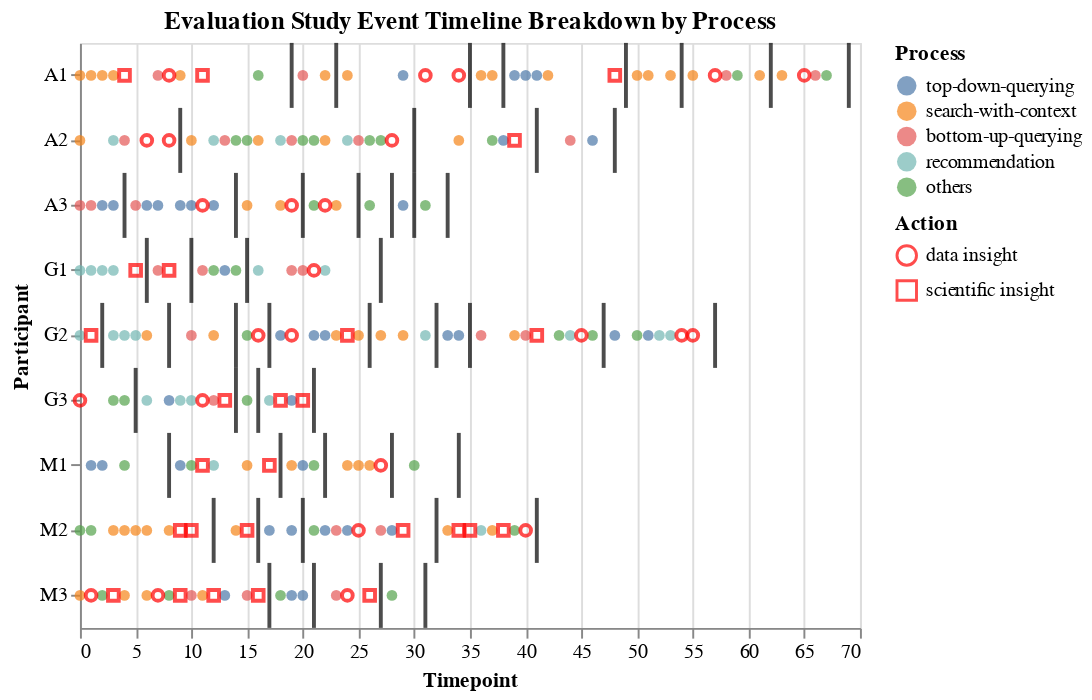

Notebook code cell kept with this figure:
### Code cell
chart = process_chart+ break_chart + insight_chart
chart.title="Evaluation Study Event Timeline Breakdown by Process"
chart

### Figure 1 — Vega-Lite specification as saved in the notebook (floating-point values rounded to 4 significant figures; data arrays with more than 128 entries replaced by an {"elided": "..."} marker saying what was removed)
{"$schema": "https://vega.github.io/schema/vega-lite/v2.6.0.json", "config": {"view": {"height": 300, "width": 400}}, "datasets": {"data-0384c290eb7d61cb6d3b63ec2c1a25e7": [{"Action": "data insight", "action": "ID", "t": 0, "user": "G3"}, {"Action": "scientific insight", "action": "IS", "t": 1, "user": "G2"}, {"Action": "data insight", "action": "ID", "t": 1, "user": "M3"}, {"Action": "scientific insight", "action": "IS", "t": 3, "user": "M3"}, {"Action": "scientific insight", "action": "IS", "t": 4, "user": "A1"}, {"Action": "scientific insight", "action": "IS", "t": 5, "user": "G1"}, {"Action": "data insight", "action": "ID", "t": 6, "user": "A2"}, {"Action": "data insight", "action": "ID", "t": 7, "user": "M3"}, {"Action": "data insight", "action": "ID", "t": 8, "user": "A1"}, {"Action": "data insight", "action": "ID", "t": 8, "user": "A2"}, {"Action": "scientific insight", "action": "IS", "t": 8, "user": "G1"}, {"Action": "scientific insight", "action": "IS", "t": 9, "user": "M2"}, {"Action": "scientific insight", "action": "IS", "t": 9, "user": "M3"}, {"Action": "scientific insight", "action": "IS", "t": 10, "user": "M2"}, {"Action": "scientific insight", "action": "IS", "t": 11, "user": "A1"}, {"Action": "data insight", "action": "ID", "t": 11, "user": "A3"}, {"Action": "data insight", "action": "ID", "t": 11, "user": "G3"}, {"Action": "scientific insight", "action": "IS", "t": 11, "user": "M1"}, {"Action": "scientific insight", "action": "IS", "t": 12, "user": "M3"}, {"Action": "scientific insight", "action": "IS", "t": 13, "user": "G3"}, {"Action": "scientific insight", "action": "IS", "t": 15, "user": "M2"}, {"Action": "data insight", "action": "ID", "t": 16, "user": "G2"}, {"Action": "scientific insight", "action": "IS", "t": 16, "user": "M3"}, {"Action": "scientific insight", "action": "IS", "t": 17, "user": "M1"}, {"Action": "scientific insight", "action": "IS", "t": 18, "user": "G3"}, {"Action": "data insight", "action": "ID", "t": 19, "user": "A3"}, {"Action": "data insight", "action": "ID", "t": 19, "user": "G2"}, {"Action": "scientific insight", "action": "IS", "t": 20, "user": "G3"}, {"Action": "data insight", "action": "ID", "t": 21, "user": "G1"}, {"Action": "data insight", "action": "ID", "t": 22, "user": "A3"}, {"Action": "scientific insight", "action": "IS", "t": 24, "user": "G2"}, {"Action": "data insight", "action": "ID", "t": 24, "user": "M3"}, {"Action": "data insight", "action": "ID", "t": 25, "user": "M2"}, {"Action": "scientific insight", "action": "IS", "t": 26, "user": "M3"}, {"Action": "data insight", "action": "ID", "t": 27, "user": "M1"}, {"Action": "data insight", "action": "ID", "t": 28, "user": "A2"}, {"Action": "scientific insight", "action": "IS", "t": 29, "user": "M2"}, {"Action": "data insight", "action": "ID", "t": 31, "user": "A1"}, {"Action": "data insight", "action": "ID", "t": 34, "user": "A1"}, {"Action": "scientific insight", "action": "IS", "t": 34, "user": "M2"}, {"Action": "scientific insight", "action": "IS", "t": 35, "user": "M2"}, {"Action": "scientific insight", "action": "IS", "t": 38, "user": "M2"}, {"Action": "scientific insight", "action": "IS", "t": 39, "user": "A2"}, {"Action": "data insight", "action": "ID", "t": 40, "user": "M2"}, {"Action": "scientific insight", "action": "IS", "t": 41, "user": "G2"}, {"Action": "data insight", "action": "ID", "t": 45, "user": "G2"}, {"Action": "scientific insight", "action": "IS", "t": 48, "user": "A1"}, {"Action": "data insight", "action": "ID", "t": 54, "user": "G2"}, {"Action": "data insight", "action": "ID", "t": 55, "user": "G2"}, {"Action": "data insight", "action": "ID", "t": 57, "user": "A1"}, {"Action": "data insight", "action": "ID", "t": 65, "user": "A1"}], "data-37a36f38c40d5a57d4bd1e4da3ff65dd": [{"action": "BR", "t": 2, "user": "G2"}, {"action": "BR", "t": 4, "user": "A3"}, {"action": "BR", "t": 5, "user": "G3"}, {"action": "BR", "t": 6, "user": "G1"}, {"action": "BR", "t": 8, "user": "G2"}, {"action": "BR", "t": 8, "user": "M1"}, {"action": "BR", "t": 9, "user": "A2"}, {"action": "BR", "t": 10, "user": "G1"}, {"action": "BR", "t": 12, "user": "M2"}, {"action": "BR", "t": 14, "user": "A3"}, {"action": "BR", "t": 14, "user": "G2"}, {"action": "BR", "t": 14, "user": "G3"}, {"action": "BR", "t": 15, "user": "G1"}, {"action": "BR", "t": 16, "user": "G3"}, {"action": "BR", "t": 16, "user": "M2"}, {"action": "BR", "t": 17, "user": "G2"}, {"action": "BR", "t": 17, "user": "M3"}, {"action": "BR", "t": 18, "user": "M1"}, {"action": "BR", "t": 19, "user": "A1"}, {"action": "BR", "t": 20, "user": "A3"}, {"action": "BR", "t": 20, "user": "M2"}, {"action": "BR", "t": 21, "user": "G3"}, {"action": "BR", "t": 21, "user": "M3"}, {"action": "BR", "t": 22, "user": "M1"}, {"action": "BR", "t": 23, "user": "A1"}, {"action": "BR", "t": 25, "user": "A3"}, {"action": "BR", "t": 26, "user": "G2"}, {"action": "BR", "t": 27, "user": "G1"}, {"action": "BR", "t": 27, "user": "M3"}, {"action": "BR", "t": 28, "user": "A3"}, {"action": "BR", "t": 28, "user": "M1"}, {"action": "BR", "t": 30, "user": "A2"}, {"action": "BR", "t": 30, "user": "A3"}, {"action": "BR", "t": 31, "user": "M3"}, {"action": "BR", "t": 32, "user": "G2"}, {"action": "BR", "t": 32, "user": "M2"}, {"action": "BR", "t": 33, "user": "A3"}, {"action": "BR", "t": 34, "user": "M1"}, {"action": "BR", "t": 35, "user": "A1"}, {"action": "BR", "t": 35, "user": "G2"}, {"action": "BR", "t": 38, "user": "A1"}, {"action": "BR", "t": 41, "user": "A2"}, {"action": "BR", "t": 41, "user": "M2"}, {"action": "BR", "t": 47, "user": "G2"}, {"action": "BR", "t": 48, "user": "A2"}, {"action": "BR", "t": 49, "user": "A1"}, {"action": "BR", "t": 54, "user": "A1"}, {"action": "BR", "t": 57, "user": "G2"}, {"action": "BR", "t": 62, "user": "A1"}, {"action": "BR", "t": 69, "user": "A1"}], "data-b2d5669dfb5e012f573c72c49d75847c": {"elided": "167 records"}}, "layer": [{"data": {"name": "data-b2d5669dfb5e012f573c72c49d75847c"}, "encoding": {"color": {"field": "Process", "sort": ["top-down-querying", "search-with-context", "bottom-up-querying", "recommendation"], "type": "nominal"}, "x": {"field": "t", "type": "quantitative"}, "y": {"field": "user", "type": "nominal"}}, "mark": "circle"}, {"data": {"name": "data-37a36f38c40d5a57d4bd1e4da3ff65dd"}, "encoding": {"x": {"field": "t", "type": "quantitative"}, "y": {"field": "user", "type": "nominal"}}, "mark": {"color": "black", "thickness": 2, "type": "tick"}}, {"data": {"name": "data-0384c290eb7d61cb6d3b63ec2c1a25e7"}, "encoding": {"shape": {"field": "Action", "type": "nominal"}, "x": {"field": "t", "title": "Timepoint", "type": "quantitative"}, "y": {"field": "user", "title": "Participant", "type": "nominal"}}, "mark": {"color": "red", "shape": "diamond", "type": "point"}}], "title": "Evaluation Study Event Timeline Breakdown by Process"}
